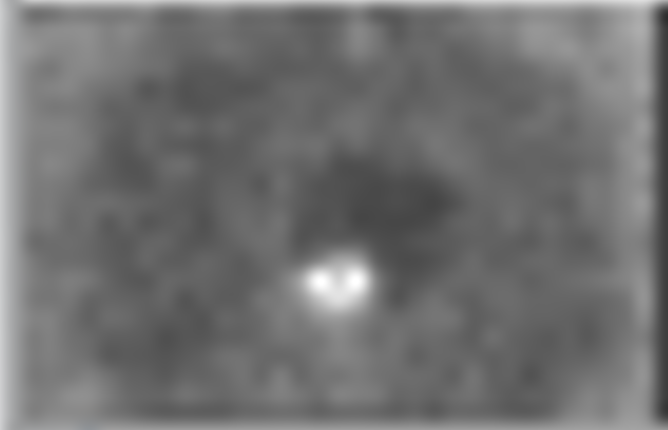
#> input picture eye.png, 668 x 430 px
$ python clustering_test.py
#> lines starting #> are read from the running program, lines starting #| are printed output that depends on the picture; after the words box and inside, x2 and y2 are one past the last pixel; in counts of white or black regions, pixels touching at a corner belong together
import numpy as np
import statistics
import cv2
import matplotlib.pyplot as plt

# read in and greyscale image
img = cv2.imread("eye.png")
#> img is the input picture: shape (430, 668, 3); mean B, G, R 112.7, 112.7, 112.7
img = cv2.cvtColor(img, cv2.COLOR_BGR2GRAY)
#> img: shape (430, 668)

# KMeans clustering to differentiate iris
clusters = 2
max_iter = 100  # clustering iterations
epsilon = 0.2  # accuracy
attempts = 10

inner_eye = np.float32(img)
criteria = (cv2.TERM_CRITERIA_EPS + cv2.TERM_CRITERIA_MAX_ITER, max_iter, epsilon)
_, _, (centers) = cv2.kmeans(inner_eye, clusters, None, criteria, attempts, cv2.KMEANS_RANDOM_CENTERS)
clusters = [round(statistics.mean(centers[0])), round(statistics.mean(centers[1]))]
#> clusters = [128, 110]

# visualization of clustering result
for i in range(len(inner_eye)):
    for j in range(len(inner_eye[i])):
        diff = 1024
        tmp = 0
        for item in clusters:
            if abs(inner_eye[i][j] - item) < diff:
                diff = abs(inner_eye[i][j] - item)
                tmp = item
        inner_eye[i][j] = tmp
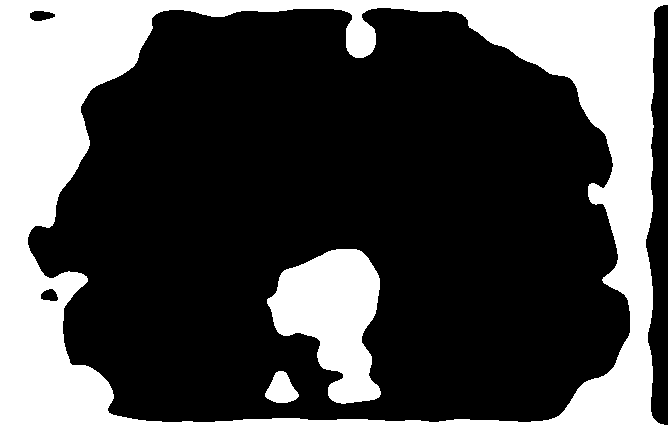
#> inner_eye: shape (430, 668) float32; values 110 (black) and 128 (white), 30.6% white; 3 white regions, box (x1, y1, x2, y2) and area: (0, 0, 668, 430) 76284, (267, 249, 381, 404) 10801, (265, 371, 299, 403) 709

plt.imshow(inner_eye)
plt.show()
